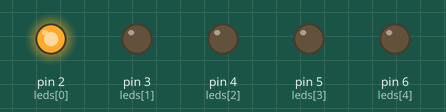
Recording of a sketch running on a simulated Arduino Uno, built with avr-gcc and run on an emulated ATmega328P. Shown: output pins drawn as LEDs (lit = HIGH).

Above: at 0.05 s.
At 0.65 s:
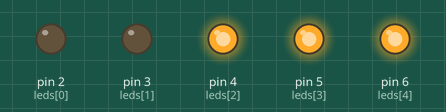
At 1.2 s:
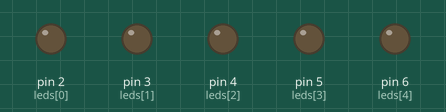
At 1.85 s:
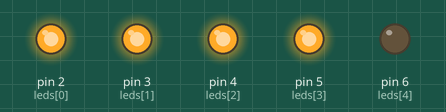
At 2.55 s:
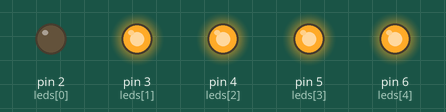
At 3.9 s:
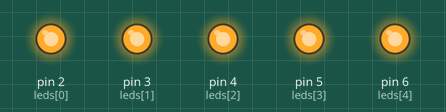
Timing chart, 0 to 5.2 s (numbered marks = the images above):
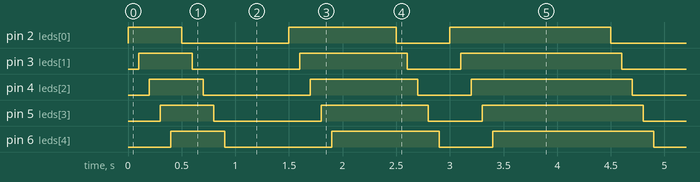

The sketch:

guia_de_ejercicios_27.ino
```cpp
//Ejercicio 7

int leds[] = {2, 3, 4, 5, 6};
int secuencia[] = {1, 0, 0, 1, 1, 0, 1, 1};
int num_elementos = sizeof(secuencia) / sizeof(secuencia[0]);
int pos = 0;

void setup() {
  for (int i = 0; i < 5; i++) {
    pinMode(leds[i], OUTPUT);
  }
}

void loop() {
  for (int i = 0; i < 5; i++) {
    digitalWrite(leds[i], secuencia[pos]);
    delay(100);
  }

  pos++;

  if (pos >= num_elementos) {
    pos = 0;
  }
}
```

Measured:
- by itself, pin 2 (leds[0]), pin 3 (leds[1]), pin 4 (leds[2]), pin 5 (leds[3]), pin 6 (leds[4]): repeats every 4.0 s: LOW 1.0 s, HIGH 1.0 s, LOW 0.50 s, HIGH 1.5 s
